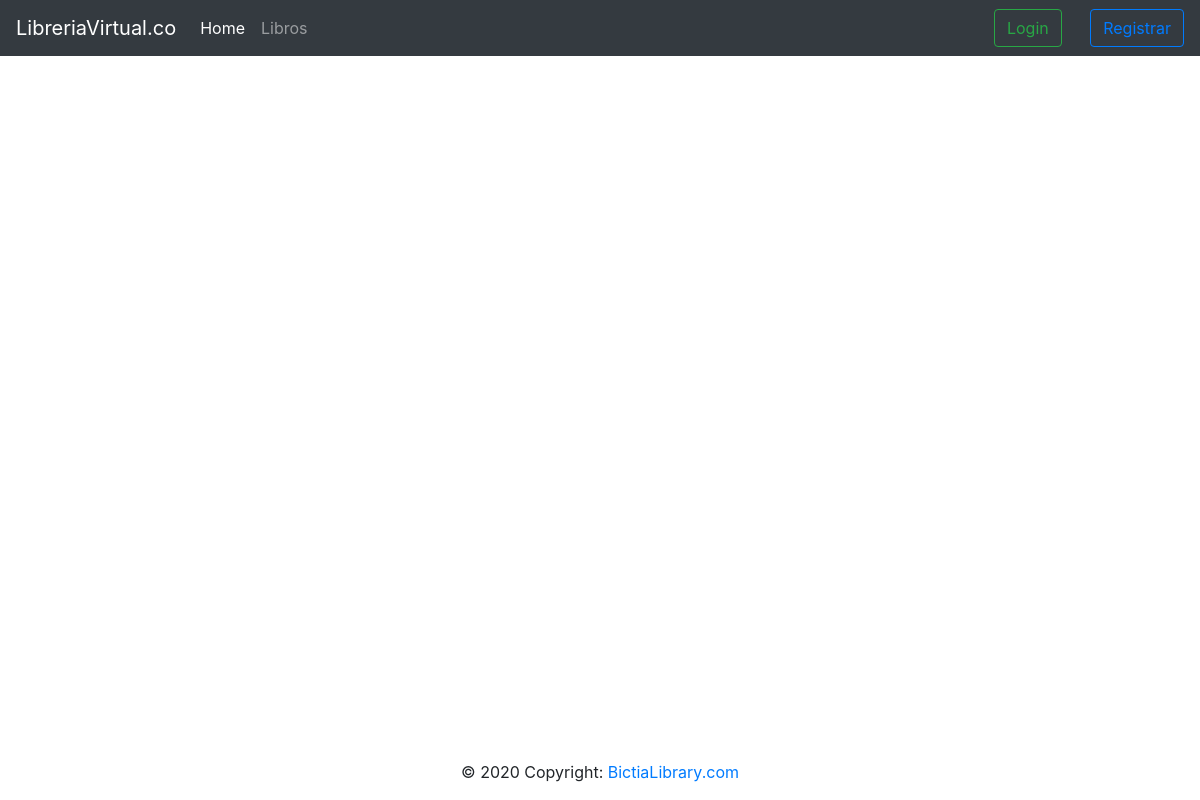
/categorias/categorias.php, run on an earlier commit of the app's database.
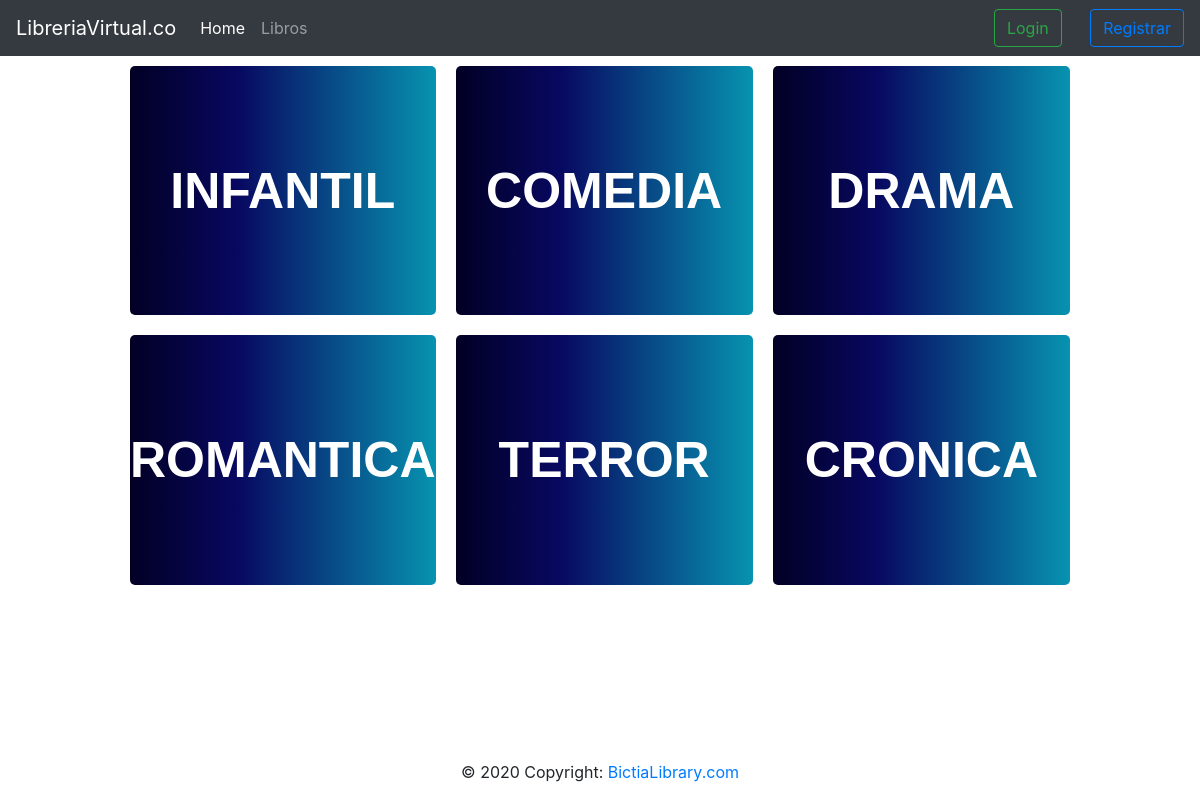
And on a later commit of the database.
### tables this page shows
CREATE TABLE tb_categorias(
	id_categoria INT AUTO_INCREMENT PRIMARY KEY,
    nom_categoria VARCHAR(50),
    fec_cre DATETIME DEFAULT NOW()
);

### includes/class/Libro.php (called while the page is built, shortened)
<?php
include_once('class_bd.php');
class Libro
{
    public $conn;
    function __construct()
    {
        $db = new Database();
        $this->conn = $db->conectar();
    }
    function getCategoria()
    {
        $sql = "SELECT id_categoria,nom_categoria FROM tb_categorias";
        return mysqli_query($this->conn,$sql);
    }
}

### includes/class/class_bd.php (called while the page is built, shortened)
<?php
class Database
{
    private $host;
    private $user;
    private $pass;
    private $db;
    public function __construct() {
        $this->host = 'localhost';
        $this->db = 'Libreria_BIT';
        $this->user = 'root';
    }
    function conectar(){
        $this->conn = mysqli_connect($this->host, $this->user, $this->pass, $this->db);
        return $this->conn;
    }
}

### categorias/categorias.php (the view, shortened to what this page needs)
<?php
include('../includes/class/Libro.php');
$libro = new Libro;
$rom = $libro->getCategoria();
?>
<html lang="en">
<head>
    <link rel="stylesheet" href="../styles/bootstrap/bootstrap.min.css">
    <link rel="stylesheet" href="../styles/categorias/categorias.css">
</head>
<body>
    <nav>
        <?php include('../secciones/navbar.php'); ?>
    </nav>
    <section class="contenedor-principal">
        <div class="contendor-categorias">
            <?php
            while ($value  = mysqli_fetch_object($rom)) {
                echo "<div class='contenedor-una-categoria'>
                        <div class='card'>
                        <a href='orderBy.php?id=$value->id_categoria' class='ancla'><h2>$value->nom_categoria</h2><a>
                        </div>
                    </div>";
            }
            ?>
        </div>
    </section>
    <footer>
        <?php include('../secciones/footer.php'); ?>
    </footer>
</body>
</html>

What changed in the data, as far as the page shows it:
added tb_categorias: nom_categoria "INFANTIL"
added tb_categorias: nom_categoria "COMEDIA"
added tb_categorias: nom_categoria "DRAMA"
added tb_categorias: nom_categoria "ROMANTICA"
added tb_categorias: nom_categoria "TERROR"
added tb_categorias: nom_categoria "CRONICA"
